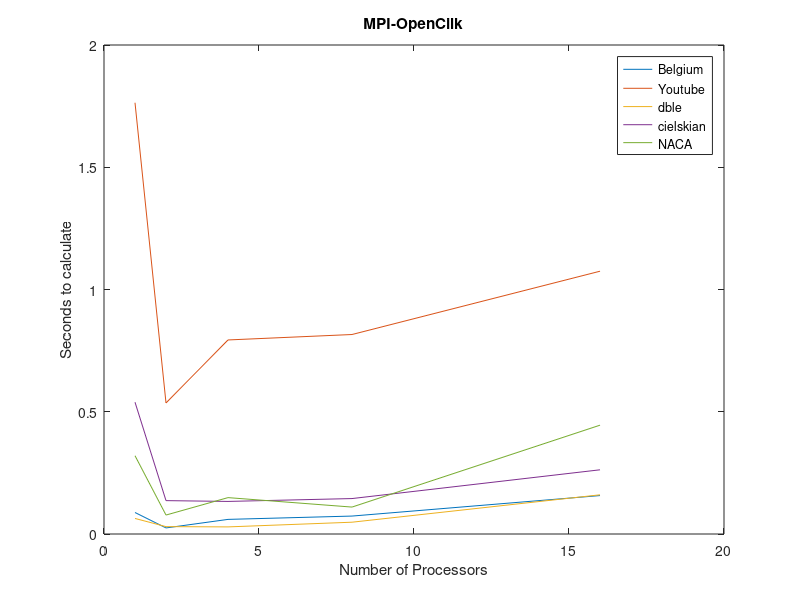

The MATLAB source for this figure:
X = [1, 2, 4, 8, 16]
Y1 = [0.087932 0.278805 0.321334 0.352363 0.393207]
Y2 = [1.763913 5.074418 3.352160 3.126018 2.811118]
Y3 = [0.063627 0.192323 0.195200 0.212793 0.251401]
Y4 = [0.539022 1.406947 0.761468 0.422077 0.245278]
Y5 = [0.320220 0.799982 0.914551 0.908831 0.883939]

plot(X, Y1)
hold
plot(X, Y2)
plot(X, Y3)
plot(X, Y4)
plot(X, Y5)

title('OpenCilk')
xlabel('Number of Processors')
ylabel('Seconds to calculate')
legend('Belgium', 'Youtube', 'dble', 'cielskian', 'NACA')


Y1 = [0.087932 0.098410 0.096419 0.054796 0.018225]
Y2 = [0.063627 0.120479 0.095763 0.041331 0.022670]
Y3 = [0.539022 2.421233 2.001625 1.838767 1.505502]
Y4 = [0.320220 0.345864 0.205676 0.160665 0.081438]

plot(X, Y1)
hold
plot(X, Y2)
plot(X, Y3)
plot(X, Y4)

title('MPI')
xlabel('Number of Processors')
ylabel('Seconds to calculate')
legend('Belgium', 'dble', 'cielskian', 'NACA')

X = [1, 2, 4, 8, 16]
Y1 = [0.087932 0.024839 0.059776 0.073357 0.157198]
Y2 = [1.763913 0.535940 0.793653 0.815906 1.074799] 
Y3 = [0.063627 0.030184 0.029060 0.048248 0.160304]
Y4 = [0.539022 0.136520 0.133236 0.144958 0.262570]
Y5 = [0.320220 0.077520 0.148808 0.110132 0.445075]

plot(X, Y1)
hold
plot(X, Y2)
plot(X, Y3)
plot(X, Y4)
plot(X, Y5)

title('MPI-OpenCilk')
xlabel('Number of Processors')
ylabel('Seconds to calculate')
legend('Belgium', 'Youtube', 'dble', 'cielskian', 'NACA')